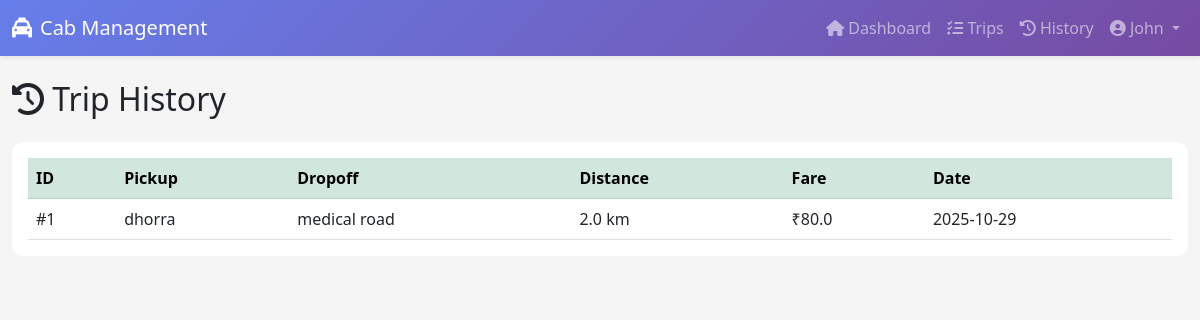
The app's page /driver/trip-history (signed in) with its own data.
### app.py (models this page shows)
class Booking(db.Model):
    __tablename__ = 'bookings'
    id = db.Column(db.Integer, primary_key=True)
    customer_id = db.Column(db.Integer, db.ForeignKey('users.id'), nullable=False)
    driver_id = db.Column(db.Integer, db.ForeignKey('drivers.id'))
    cab_id = db.Column(db.Integer, db.ForeignKey('cabs.id'))
    pickup_address = db.Column(db.String(255), nullable=False)
    dropoff_address = db.Column(db.String(255), nullable=False)
    scheduled_time = db.Column(db.DateTime)
    status = db.Column(db.String(20), default='pending')
    distance_km = db.Column(db.Float, default=0.0)
    fare_estimate = db.Column(db.Float, default=0.0)
    fare_final = db.Column(db.Float)
    created_at = db.Column(db.DateTime, default=datetime.utcnow)
    completed_at = db.Column(db.DateTime)

### app.py (the view)
@app.route('/driver/trip-history')
@role_required('driver')
def trip_history():
    driver = Driver.query.filter_by(user_id=session['user_id']).first()
    trips = Booking.query.filter_by(driver_id=driver.id, status='completed').order_by(Booking.completed_at.desc()).all()
    return render_template('driver/trip_history.html', trips=trips)

### app.py (called while the page is built)
def role_required(*roles):
    def decorator(f):
        @wraps(f)
        def decorated_function(*args, **kwargs):
            if 'user_id' not in session:
                return redirect(url_for('login'))
            if session.get('role') not in roles:
                flash('Unauthorized access', 'danger')
                return redirect(url_for('dashboard'))
            return f(*args, **kwargs)
        return decorated_function
    return decorator

### templates/driver/trip_history.html (shortened to what this page needs)
{% extends "base.html" %}
{% block content %}
<h2 class="mb-4"><i class="fas fa-history"></i> Trip History</h2>
<div class="card">
    <div class="card-body">
        <div class="table-responsive">
            <table class="table table-hover">
                <thead class="table-success">
                    <tr>
                        <th>ID</th>
                        <th>Pickup</th>
                        <th>Dropoff</th>
                        <th>Distance</th>
                        <th>Fare</th>
                        <th>Date</th>
                    </tr>
                </thead>
                <tbody>
                    {% for trip in trips %}
                    <tr>
                        <td>#{{ trip.id }}</td>
                        <td>{{ trip.pickup_address[:30] }}</td>
                        <td>{{ trip.dropoff_address[:30] }}</td>
                        <td>{{ trip.distance_km }} km</td>
                        <td>₹{{ trip.fare_final }}</td>
                        <td>{{ trip.completed_at.strftime('%Y-%m-%d') }}</td>
                    </tr>
                    {% endfor %}
                </tbody>
            </table>
        </div>
    </div>
</div>
{% endblock %}

### static/css/style.css (style rules this page uses)
:root { --primary: #0d6efd; --success: #198754; --warning: #ffc107; --danger: #dc3545; --info: #0dcaf0; }
body { background-color: #f5f5f5; font-family: 'Segoe UI', Tahoma, Geneva, Verdana, sans-serif; }
.card { border: none; border-radius: 10px; transition: transform 0.3s ease; margin-bottom: 20px; }
.table { margin-bottom: 0; }
* { transition: background-color 0.3s ease, color 0.3s ease; }

### records on screen
Booking: id "1", pickup_address "dhorra", dropoff_address "medical road", distance_km "2.0", fare_final "80.0", completed_at "2025-10-29"

### other values on screen
{{ session.first_name }} "John"
